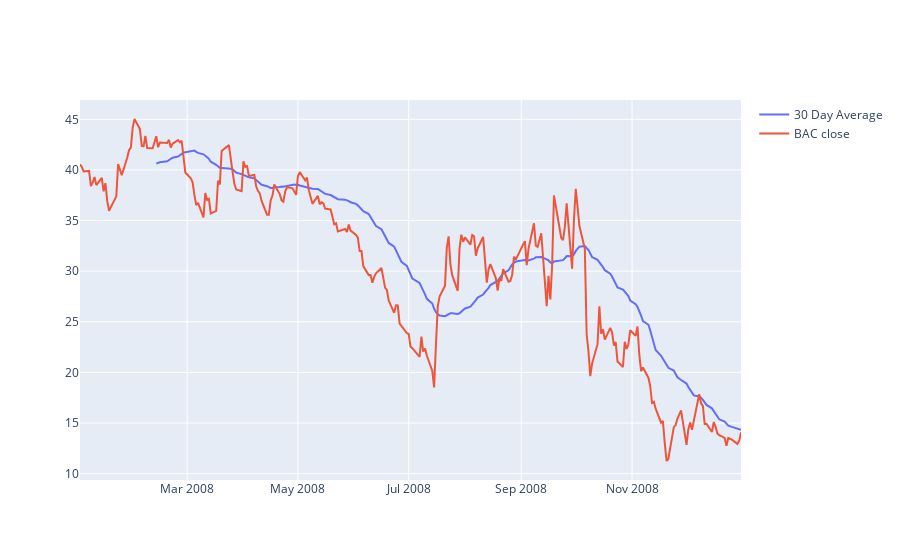

Notebook cell for this chart:
### Markdown cell above
*Same plot but with plotly*

### Code cell
fig=go.Figure()

fig.add_trace(go.Scatter(x=bank_stocks.index[bank_stocks.index.year==2008],
            y=bank_stocks[bank_stocks['BAC']['Close'].index.year==2008]['BAC']['Close'].rolling(30).mean(),
            name='30 Day Average')
            )

fig.add_trace(go.Scatter(x=bank_stocks.index[bank_stocks.index.year==2008],
            y=bank_stocks[bank_stocks['BAC']['Close'].index.year==2008]['BAC']['Close'],
            name= 'BAC close'))

### Figure 1 — Plotly figure (JSON) as saved in the notebook; plotly's stock layout.template omitted (floating-point values rounded to 4 significant figures; data arrays with more than 128 entries replaced by an {"elided": "..."} marker saying what was removed)
{"data": [{"name": "30 Day Average", "type": "scatter", "x": {"elided": "253 str values"}, "y": {"elided": "253 float values"}}, {"name": "BAC close", "type": "scatter", "x": {"elided": "253 str values"}, "y": {"elided": "253 float values"}}], "layout": {}}
